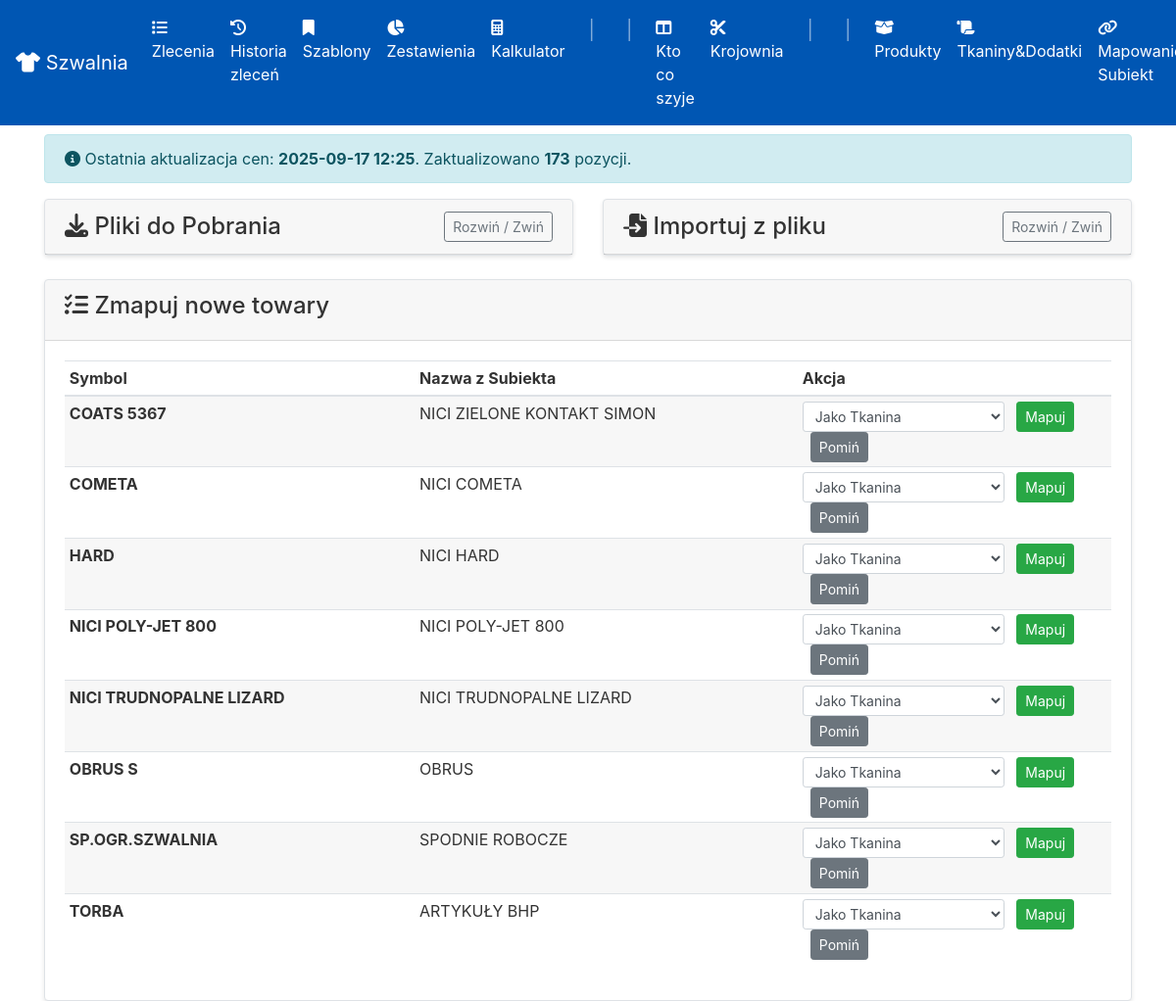
Page /subiekt-mapping on the earlier database version.
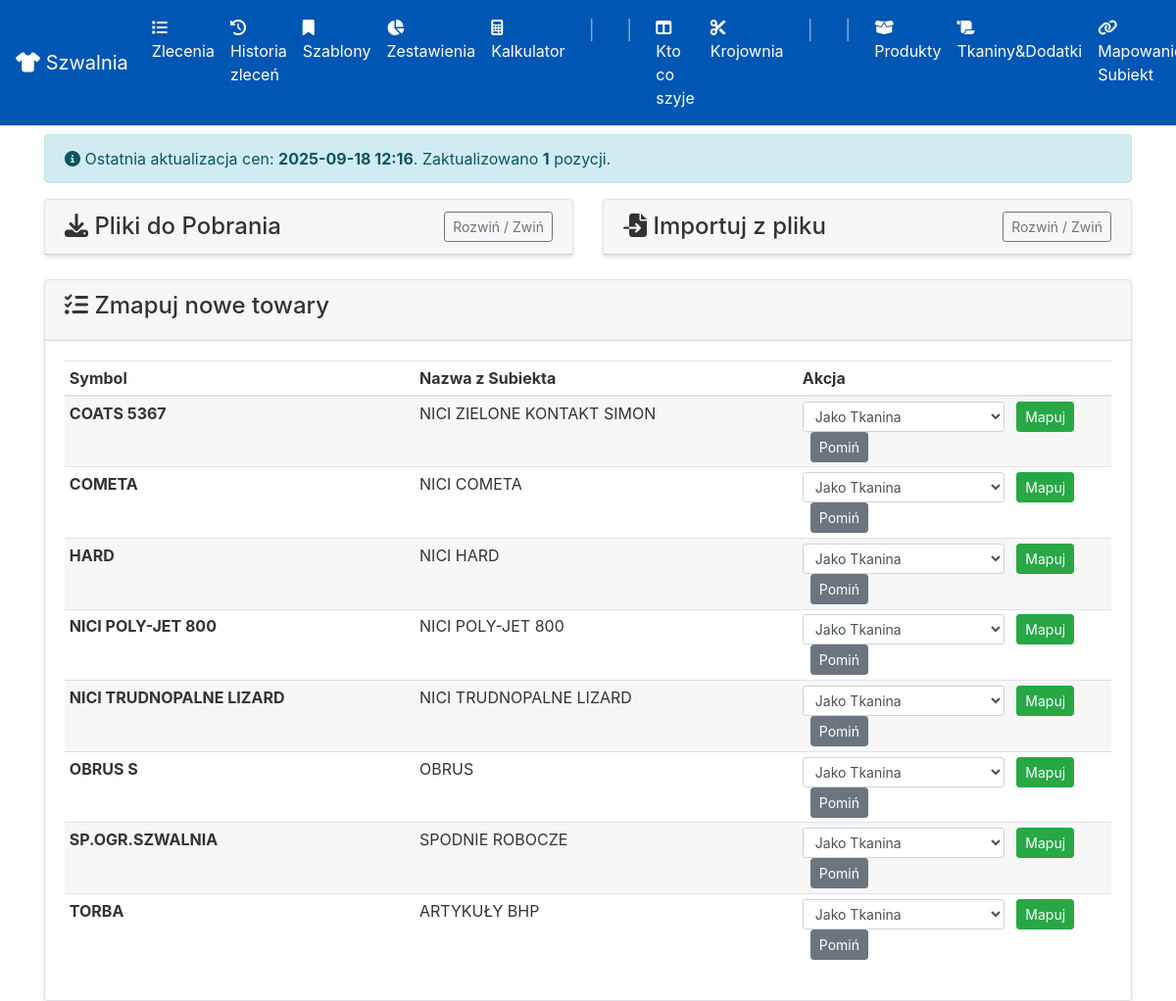
Same page on the later database version.
### app/models.py (models this page shows, shortened)
class SystemInfo(db.Model):
    id = db.Column(db.Integer, primary_key=True)
    key = db.Column(db.String(50), unique=True, nullable=False)
    value = db.Column(db.String(200))

### app/routes.py (the view)
@app.route('/subiekt-mapping')
def subiekt_mapping():
    unmapped_products = SubiektProductCache.query.filter_by(is_mapped=False).order_by(SubiektProductCache.symbol).all()
    last_update_info = SystemInfo.query.filter_by(key='last_price_update').first()
    last_update_timestamp = last_update_info.value if last_update_info else None
    update_count_info = SystemInfo.query.filter_by(key='last_price_update_count').first()
    last_update_count = update_count_info.value if update_count_info else None
    return render_template('subiekt_mapping.html',
                           products=unmapped_products,
                           last_update_timestamp=last_update_timestamp,
                           last_update_count=last_update_count) # <-- Przekazanie do szablonu

### app/__init__.py (called while the page is built)
@app.template_filter()
def to_local_time(utc_dt):
    if not utc_dt:
        return ""
    if isinstance(utc_dt, str):
        try:
            utc_dt = datetime.strptime(utc_dt, '%Y-%m-%d %H:%M:%S')
        except ValueError:
            return utc_dt
    local_tz = pytz.timezone('Europe/Warsaw')
    local_dt = utc_dt.replace(tzinfo=pytz.utc).astimezone(local_tz)
    return local_dt.strftime('%Y-%m-%d %H:%M')

### app/routes.py (called while the page is built)
@app.context_processor
def inject_in_progress_orders():
    all_in_progress = Order.query.filter_by(status='W REALIZACJI').order_by(Order.deadline).all()
    krojownia_orders = []
    szwalnia_orders = []
    for order in all_in_progress:
        order.total_quantity = sum(item.quantity for item in order.order_items)
        if order.cutting_table == 'skrojone' and order.assigned_team is not None:
            szwalnia_orders.append(order)
        elif order.cutting_table is not None and order.cutting_table != 'skrojone':
            krojownia_orders.append(order)
    return dict(krojownia_in_progress=krojownia_orders, szwalnia_in_progress=szwalnia_orders)

### app/templates/subiekt_mapping.html (shortened to what this page needs)
{% extends "base.html" %}
{% block content %}
<div class="d-flex justify-content-between align-items-center mb-3">
    <h2> Mapowanie Towarów z Subiekta</h2>
</div>
{% if last_update_timestamp %}
    <div class="alert alert-info">
        <i class="fas fa-info-circle"></i> Ostatnia aktualizacja cen: <strong>{{ last_update_timestamp | to_local_time }}</strong>.
        {% if last_update_count %}
            Zaktualizowano <strong>{{ last_update_count }}</strong> pozycji.
        {% endif %}
    </div>
    {% endif %}
<div class="row">
    <div class="col-lg-6">
        <div class="card mb-4">
            <div class="card-header d-flex justify-content-between align-items-center">
                <h4 class="mb-0"><i class="fas fa-download"></i> Pliki do Pobrania</h4>
                <button class="btn btn-sm btn-outline-secondary" type="button" data-toggle="collapse" data-target="#downloadCollapse" aria-expanded="false" aria-controls="downloadCollapse">
                    Rozwiń / Zwiń
                </button>
            </div>
        </div>
    </div>
    <div class="col-lg-6">
        <div class="card mb-4">
             <div class="card-header d-flex justify-content-between align-items-center">
                <h4 class="mb-0"><i class="fas fa-file-import"></i> Importuj z pliku</h4>
                 <button class="btn btn-sm btn-outline-secondary" type="button" data-toggle="collapse" data-target="#importCollapse" aria-expanded="false" aria-controls="importCollapse">
                    Rozwiń / Zwiń
                </button>
            </div>
        </div>
    </div>
</div>
<div class="card">
    <div class="card-header">
        <h4><i class="fas fa-tasks"></i> Zmapuj nowe towary</h4>
    </div>
    <div class="card-body">
        {% if products %}
            <table class="table table-sm table-striped">
                <thead>
                    <tr>
                        <th>Symbol</th>
                        <th>Nazwa z Subiekta</th>
                        <th style="width: 320px;">Akcja</th>
                    </tr>
                </thead>
                <tbody>
                    {% for product in products %}
                    <tr>
                        <td><strong>{{ product.symbol }}</strong></td>
                        <td>{{ product.name }}</td>
                        <td>
                            <form method="POST" action="{{ url_for('map_subiekt_product') }}" class="form-inline d-inline-block">
                                <select name="map_type" class="form-control form-control-sm mr-2">
                                    <option value="fabric">Jako Tkanina</option>
                                </select>
                                <button type="submit" class="btn btn-sm btn-success">Mapuj</button>
                            </form>
                            <form method="POST" action="{{ url_for('skip_subiekt_product') }}" class="form-inline d-inline-block ml-2">
                                 <button type="submit" class="btn btn-sm btn-secondary">Pomiń</button>
                            </form>
                        </td>
                    </tr>
                    {% endfor %}
                </tbody>
            </table>
        {% else %}
            <div class="alert alert-success">
                <i class="fas fa-check-circle"></i> Wszystkie towary z Subiekta są już zmapowane lub zostały pominięte!
            </div>
        {% endif %}
    </div>
</div>
{% endblock %}

Differences in the rows shown:
no longer on this page (row edited): SystemInfo: value "173"
changed SystemInfo: value "2025-09-17 12:25" → "2025-09-18 12:16"
Other differences:
{{ last_update_count }}: (not shown) → "1"
